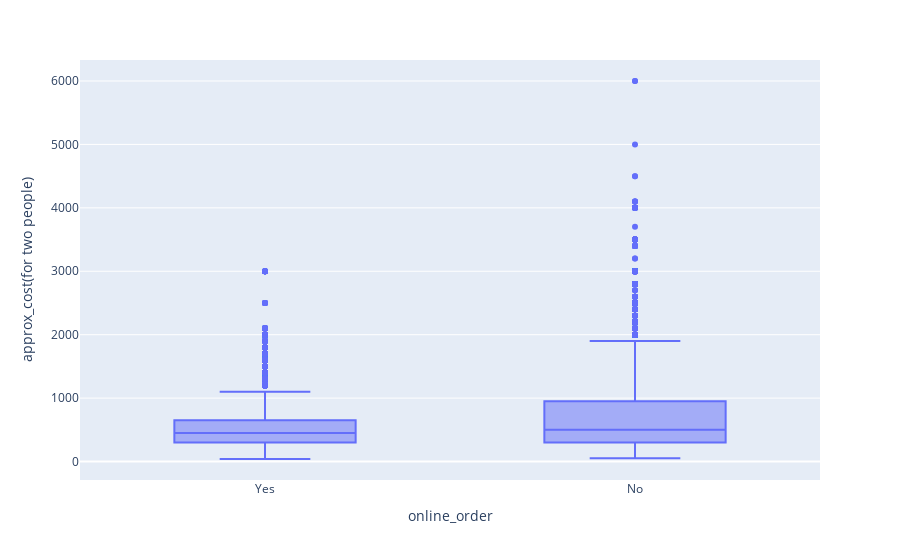

The cell this chart's notebook holds for it:
### Code cell
px.box(df, x = 'online_order', y = 'approx_cost(for two people)')

### Figure 1 — Plotly figure (JSON) as saved in the notebook; plotly's stock layout.template omitted (floating-point values rounded to 4 significant figures; data arrays with more than 128 entries replaced by an {"elided": "..."} marker saying what was removed)
{"data": [{"alignmentgroup": "True", "hovertemplate": "online_order=%{x}<br>approx_cost(for two people)=%{y}<extra></extra>", "legendgroup": "", "marker": {"color": "#636efa"}, "name": "", "notched": false, "offsetgroup": "", "orientation": "v", "showlegend": false, "type": "box", "x": {"elided": "43690 str values"}, "x0": " ", "xaxis": "x", "y": {"elided": "43690 int values"}, "y0": " ", "yaxis": "y"}], "layout": {"boxmode": "group", "legend": {"tracegroupgap": 0}, "margin": {"t": 60}, "xaxis": {"anchor": "y", "domain": [0, 1], "title": {"text": "online_order"}}, "yaxis": {"anchor": "x", "domain": [0, 1], "title": {"text": "approx_cost(for two people)"}}}}
